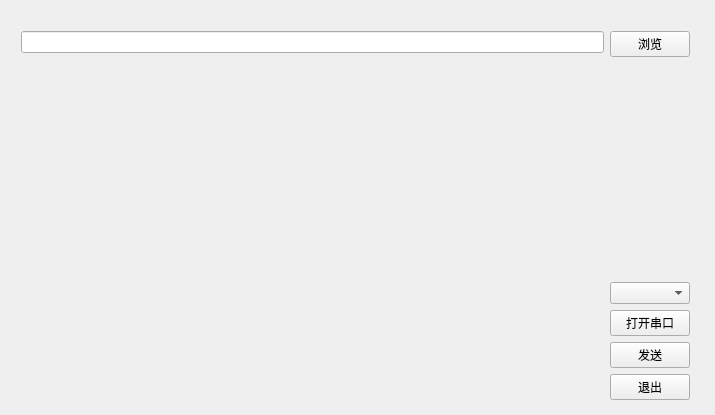
<?xml version="1.0" encoding="UTF-8"?>
<ui version="4.0">
 <class>Widget</class>
 <widget class="QWidget" name="Widget">
  <property name="geometry">
   <rect>
    <x>0</x>
    <y>0</y>
    <width>715</width>
    <height>415</height>
   </rect>
  </property>
  <property name="windowTitle">
   <string>Widget</string>
  </property>
  <widget class="QWidget" name="">
   <property name="geometry">
    <rect>
     <x>10</x>
     <y>20</y>
     <width>691</width>
     <height>391</height>
    </rect>
   </property>
   <layout class="QHBoxLayout" name="horizontalLayout">
    <item>
     <layout class="QVBoxLayout" name="verticalLayout">
      <item>
       <widget class="QLineEdit" name="lineEdit"/>
      </item>
      <item>
       <widget class="QLabel" name="label">
        <property name="text">
         <string/>
        </property>
       </widget>
      </item>
     </layout>
    </item>
    <item>
     <layout class="QVBoxLayout" name="verticalLayout_2">
      <item>
       <widget class="QPushButton" name="browerbt">
        <property name="text">
         <string>浏览</string>
        </property>
       </widget>
      </item>
      <item>
       <spacer name="verticalSpacer">
        <property name="orientation">
         <enum>Qt::Vertical</enum>
        </property>
        <property name="sizeHint" stdset="0">
         <size>
          <width>20</width>
          <height>218</height>
         </size>
        </property>
       </spacer>
      </item>
      <item>
       <widget class="QComboBox" name="comboBox"/>
      </item>
      <item>
       <widget class="QPushButton" name="openbt">
        <property name="text">
         <string>打开串口</string>
        </property>
       </widget>
      </item>
      <item>
       <widget class="QPushButton" name="sendbt">
        <property name="text">
         <string>发送</string>
        </property>
       </widget>
      </item>
      <item>
       <widget class="QPushButton" name="quitbt">
        <property name="text">
         <string>退出</string>
        </property>
       </widget>
      </item>
     </layout>
    </item>
   </layout>
  </widget>
 </widget>
 <layoutdefault spacing="6" margin="11"/>
 <resources/>
 <connections/>
</ui>
